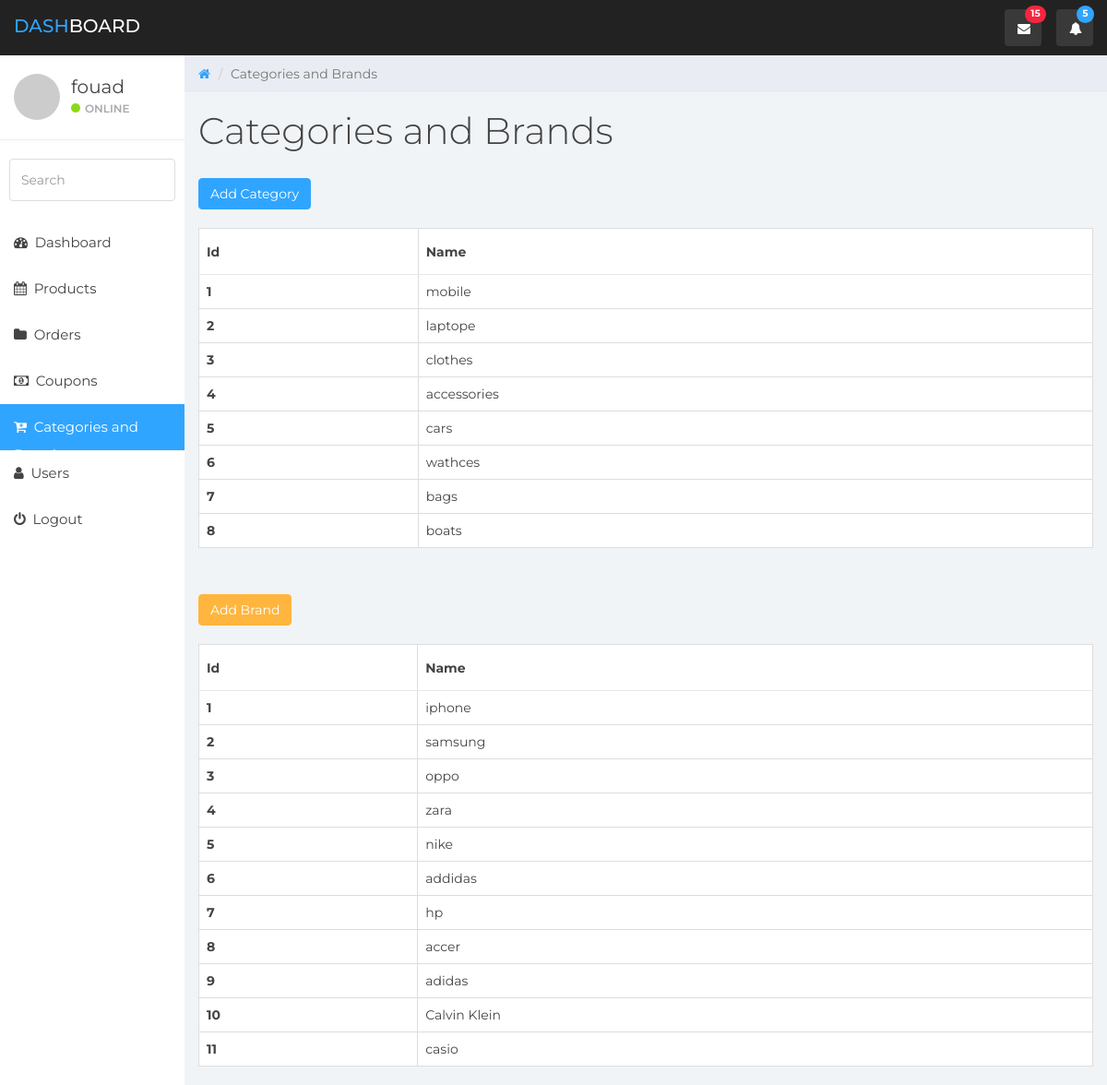
Screenshot of /admin/categories.php (signed in) with the database file from the repository.
### tables this page shows
CREATE TABLE `category` (
  `id` int(11) NOT NULL,
  `name` varchar(255) NOT NULL
);

CREATE TABLE `brand` (
  `id` int(11) NOT NULL,
  `name` varchar(255) NOT NULL
);

### admin/elements/brandtable.php (the view, shortened to what this page needs)
<a class="btn btn-warning mb-20 mt-30" href="?action=addbrand">Add Brand</a>
<table class="table table-bordered table-hover table-responsive ">
					<thead  class="table-dark">
						<tr>
							<th scope="col">Id</th>
							<th scope="col">Name</th>
						</tr>
					</thead>
					<tbody>
						<?php
							include ("PhpFunctions/connection.php");
							$selection = "SELECT * FROM brand";
							$product = $connection -> query($selection);
							foreach ($product as $product){
						?>
						<tr>
						<th scope="row"> <?= $product['id'] ?></th>
						<td><?= $product['name'] ?></td>
						</tr>
					<?php
						}
					?>
					</tbody>
				</table>

### admin/elements/cattable.php (shortened to what this page needs)
<a class="btn btn-primary mb-20" href="?action=addcategory">Add Category</a>
<table class="table table-bordered table-hover table-responsive ">
					<thead  class="table-dark">
						<tr>
							<th scope="col">Id</th>
							<th scope="col">Name</th>
						</tr>
					</thead>
					<tbody>
						<?php
							include ("PhpFunctions/connection.php");
							$selection = "SELECT * FROM category";
							$product = $connection -> query($selection);
							foreach ($product as $product){
						?>
						<tr>
						<th scope="row"> <?= $product['id'] ?></th>
						<td><?= $product['name'] ?></td>
						</tr>
					<?php
						}
					?>
					</tbody>
				</table>

### admin/css/framework.css (style rules this page uses)
:root { --blue-color: #0075ff; --blue-alt-color: #0d69d5; --orange-color: #f59e0b; --green-color: #22c55e; --red-color: #f44336; --grey-color: #888; --fa-style-family-classic: "Font Awesome 6 Free"; --heading-color: #012f63; --text--clolor: #FE667B; --footer-color: #0E8388; --backgroung--color: #A6E3E9; }
.mt-30 { margin-top: 30px; }
.mb-20 { margin-bottom: 20px; }

### admin/css/styles.css (style rules this page uses)
body { background: #f1f4f7; padding-top: 60px; font-size: 14px; color: #444444; font-family: "Montserrat", "Helvetica Neue", Helvetica, Arial, sans-serif; }
a, a:hover, a:focus { color: #30a5ff; }
.btn-primary, .btn-primary:hover, .btn-primary:focus, .btn-primary:active, .btn-primary.active, .open > .dropdown-toggle.btn-primary, .btn-primary.disabled, .btn-primary[disabled], fieldset[disabled] .btn-primary, .btn-primary.disabled:hover, .btn-primary[disabled]:hover, fieldset[disabled] .btn-primary:hover, .btn-primary.disabled:focus, .btn-primary[disabled]:focus, fieldset[disabled] .btn-primary:focus, .btn-primary.disabled:active, .btn-primary[disabled]:active, fieldset[disabled] .btn-primary:active, .btn-primary.disabled.active, .btn-primary[disabled].active, fieldset[disabled] .btn-primary.active { background-color: #30a5ff; border-color: #30a5ff; }
.btn-warning, .btn-warning:hover, .btn-warning:focus, .btn-warning:active, .btn-warning.active, .open > .dropdown-toggle.btn-warning, .btn-warning.disabled, .btn-warning[disabled], fieldset[disabled] .btn-warning, .btn-warning.disabled:hover, .btn-warning[disabled]:hover, fieldset[disabled] .btn-warning:hover, .btn-warning.disabled:focus, .btn-warning[disabled]:focus, fieldset[disabled] .btn-warning:focus, .btn-warning.disabled:active, .btn-warning[disabled]:active, fieldset[disabled] .btn-warning:active, .btn-warning.disabled.active, .btn-warning[disabled].active, fieldset[disabled] .btn-warning.active { background-color: #ffb53e; border-color: #ffb53e; }
.table { background: #fff; }
.table > thead > tr > th { border-bottom: 1px solid #e6e7e8; vertical-align: middle; height: 50px; }

### rows the page displays
category: id "1", name "mobile"
category: id "2", name "laptope"
category: id "3", name "clothes"
category: id "4", name "accessories"
category: id "5", name "cars"
category: id "6", name "wathces"
category: id "7", name "bags"
category: id "8", name "boats"
brand: id "1", name "iphone"
brand: id "2", name "samsung"
brand: id "3", name "oppo"
brand: id "4", name "zara"
brand: id "5", name "nike"
brand: id "6", name "addidas"
brand: id "7", name "hp"
brand: id "8", name "accer"
brand: id "9", name "adidas"
brand: id "10", name "Calvin Klein"
brand: id "11", name "casio"

### other values shown
$_SESSION['login'] "fouad"
